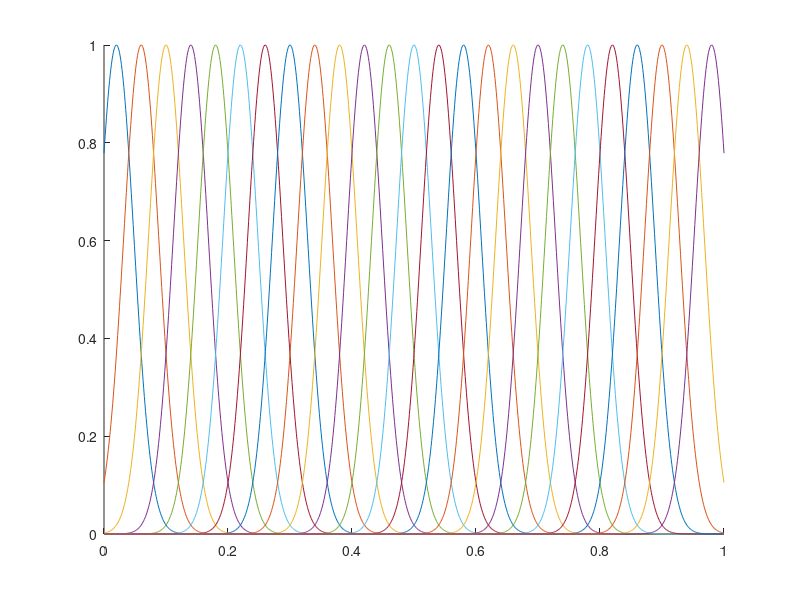

This figure's MATLAB source:
% part a
N = 25;

phi = @(z) exp(-z.^2);
t = linspace(0, 1, 1000);
figure(1); clf
hold on
for kk = 1:N
    plot(t, phi(N*t - kk + 1/2));
end
hold off